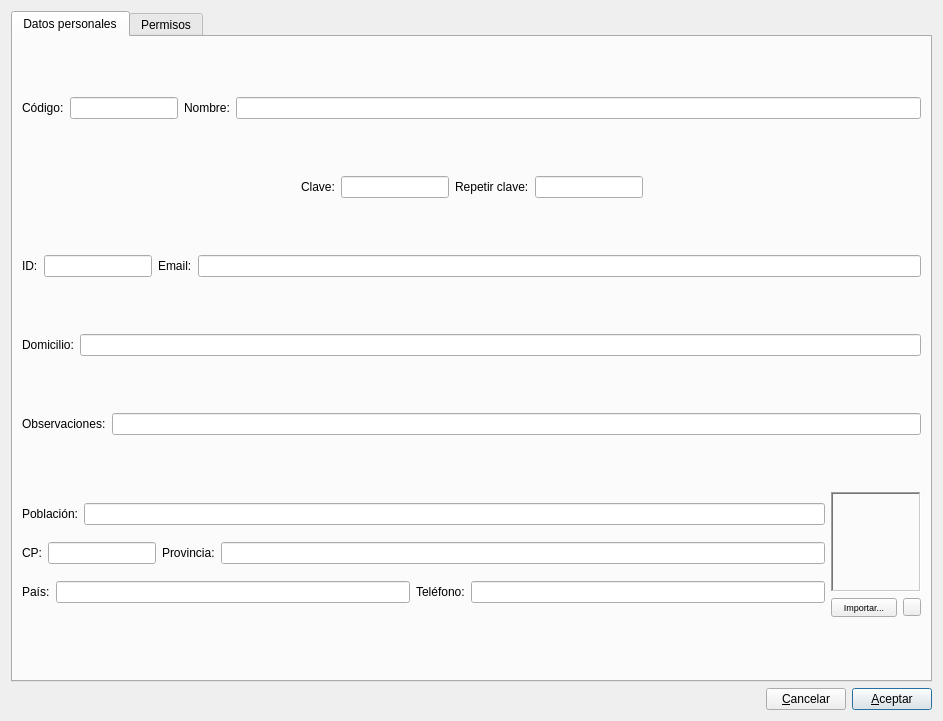
<?xml version="1.0" encoding="UTF-8"?>
<ui version="4.0">
 <class>usuario</class>
 <widget class="QDialog" name="usuario">
  <property name="geometry">
   <rect>
    <x>0</x>
    <y>0</y>
    <width>943</width>
    <height>721</height>
   </rect>
  </property>
  <property name="windowTitle">
   <string>Edición de usuario</string>
  </property>
  <layout class="QVBoxLayout" name="verticalLayout_5">
   <item>
    <widget class="QTabWidget" name="tabWidget">
     <property name="currentIndex">
      <number>0</number>
     </property>
     <widget class="QWidget" name="tab">
      <attribute name="title">
       <string>Datos personales</string>
      </attribute>
      <layout class="QVBoxLayout" name="verticalLayout_4">
       <item>
        <layout class="QHBoxLayout" name="horizontalLayout_2">
         <item>
          <widget class="QLabel" name="label">
           <property name="text">
            <string>Código:</string>
           </property>
          </widget>
         </item>
         <item>
          <widget class="QLineEdit" name="codigolineEdit">
           <property name="sizePolicy">
            <sizepolicy hsizetype="Fixed" vsizetype="Fixed">
             <horstretch>0</horstretch>
             <verstretch>0</verstretch>
            </sizepolicy>
           </property>
           <property name="readOnly">
            <bool>true</bool>
           </property>
          </widget>
         </item>
         <item>
          <widget class="QLabel" name="label_2">
           <property name="text">
            <string>Nombre:</string>
           </property>
          </widget>
         </item>
         <item>
          <widget class="QLineEdit" name="nombrelineEdit"/>
         </item>
        </layout>
       </item>
       <item>
        <layout class="QHBoxLayout" name="horizontalLayout_3">
         <item>
          <spacer name="horizontalSpacer_2">
           <property name="orientation">
            <enum>Qt::Horizontal</enum>
           </property>
           <property name="sizeHint" stdset="0">
            <size>
             <width>40</width>
             <height>20</height>
            </size>
           </property>
          </spacer>
         </item>
         <item>
          <widget class="QLabel" name="label_15">
           <property name="text">
            <string>Clave:</string>
           </property>
          </widget>
         </item>
         <item>
          <widget class="QLineEdit" name="clave1lineEdit">
           <property name="sizePolicy">
            <sizepolicy hsizetype="Fixed" vsizetype="Fixed">
             <horstretch>0</horstretch>
             <verstretch>0</verstretch>
            </sizepolicy>
           </property>
           <property name="echoMode">
            <enum>QLineEdit::Password</enum>
           </property>
          </widget>
         </item>
         <item>
          <widget class="QLabel" name="label_4">
           <property name="text">
            <string>Repetir clave:</string>
           </property>
          </widget>
         </item>
         <item>
          <widget class="QLineEdit" name="clave2lineEdit">
           <property name="sizePolicy">
            <sizepolicy hsizetype="Fixed" vsizetype="Fixed">
             <horstretch>0</horstretch>
             <verstretch>0</verstretch>
            </sizepolicy>
           </property>
           <property name="echoMode">
            <enum>QLineEdit::Password</enum>
           </property>
          </widget>
         </item>
         <item>
          <spacer name="horizontalSpacer_3">
           <property name="orientation">
            <enum>Qt::Horizontal</enum>
           </property>
           <property name="sizeHint" stdset="0">
            <size>
             <width>40</width>
             <height>20</height>
            </size>
           </property>
          </spacer>
         </item>
        </layout>
       </item>
       <item>
        <layout class="QHBoxLayout" name="horizontalLayout_4">
         <item>
          <widget class="QLabel" name="label_5">
           <property name="text">
            <string>ID:</string>
           </property>
          </widget>
         </item>
         <item>
          <widget class="QLineEdit" name="niflineEdit">
           <property name="sizePolicy">
            <sizepolicy hsizetype="Fixed" vsizetype="Fixed">
             <horstretch>0</horstretch>
             <verstretch>0</verstretch>
            </sizepolicy>
           </property>
          </widget>
         </item>
         <item>
          <widget class="QLabel" name="label_6">
           <property name="text">
            <string>Email:</string>
           </property>
          </widget>
         </item>
         <item>
          <widget class="QLineEdit" name="emaillineEdit"/>
         </item>
        </layout>
       </item>
       <item>
        <layout class="QHBoxLayout" name="horizontalLayout_5">
         <item>
          <widget class="QLabel" name="label_7">
           <property name="text">
            <string>Domicilio:</string>
           </property>
          </widget>
         </item>
         <item>
          <widget class="QLineEdit" name="domiciliolineEdit"/>
         </item>
        </layout>
       </item>
       <item>
        <layout class="QHBoxLayout" name="horizontalLayout_6">
         <item>
          <widget class="QLabel" name="label_13">
           <property name="text">
            <string>Observaciones:</string>
           </property>
          </widget>
         </item>
         <item>
          <widget class="QLineEdit" name="observacioneslineEdit"/>
         </item>
        </layout>
       </item>
       <item>
        <layout class="QHBoxLayout" name="horizontalLayout_11">
         <item>
          <layout class="QVBoxLayout" name="verticalLayout_3">
           <item>
            <layout class="QHBoxLayout" name="horizontalLayout_7">
             <item>
              <widget class="QLabel" name="label_8">
               <property name="text">
                <string>Población:</string>
               </property>
              </widget>
             </item>
             <item>
              <widget class="QLineEdit" name="poblacionlineEdit"/>
             </item>
            </layout>
           </item>
           <item>
            <layout class="QHBoxLayout" name="horizontalLayout_8">
             <item>
              <widget class="QLabel" name="label_9">
               <property name="text">
                <string>CP:</string>
               </property>
              </widget>
             </item>
             <item>
              <widget class="QLineEdit" name="cplineEdit">
               <property name="sizePolicy">
                <sizepolicy hsizetype="Fixed" vsizetype="Fixed">
                 <horstretch>0</horstretch>
                 <verstretch>0</verstretch>
                </sizepolicy>
               </property>
              </widget>
             </item>
             <item>
              <widget class="QLabel" name="label_10">
               <property name="text">
                <string>Provincia:</string>
               </property>
              </widget>
             </item>
             <item>
              <widget class="QLineEdit" name="provincialineEdit"/>
             </item>
            </layout>
           </item>
           <item>
            <layout class="QHBoxLayout" name="horizontalLayout_9">
             <item>
              <widget class="QLabel" name="label_12">
               <property name="text">
                <string>País:</string>
               </property>
              </widget>
             </item>
             <item>
              <widget class="QLineEdit" name="paislineEdit"/>
             </item>
             <item>
              <widget class="QLabel" name="label_11">
               <property name="text">
                <string>Teléfono:</string>
               </property>
              </widget>
             </item>
             <item>
              <widget class="QLineEdit" name="tfnolineEdit"/>
             </item>
            </layout>
           </item>
          </layout>
         </item>
         <item>
          <layout class="QVBoxLayout" name="verticalLayout_2">
           <item>
            <widget class="QLabel" name="fotolabel">
             <property name="sizePolicy">
              <sizepolicy hsizetype="Fixed" vsizetype="Fixed">
               <horstretch>0</horstretch>
               <verstretch>0</verstretch>
              </sizepolicy>
             </property>
             <property name="minimumSize">
              <size>
               <width>90</width>
               <height>100</height>
              </size>
             </property>
             <property name="maximumSize">
              <size>
               <width>90</width>
               <height>100</height>
              </size>
             </property>
             <property name="frameShape">
              <enum>QFrame::WinPanel</enum>
             </property>
             <property name="frameShadow">
              <enum>QFrame::Sunken</enum>
             </property>
             <property name="lineWidth">
              <number>0</number>
             </property>
             <property name="text">
              <string/>
             </property>
            </widget>
           </item>
           <item>
            <layout class="QHBoxLayout" name="horizontalLayout_10">
             <item>
              <widget class="QPushButton" name="fotopushButton">
               <property name="sizePolicy">
                <sizepolicy hsizetype="Minimum" vsizetype="Minimum">
                 <horstretch>0</horstretch>
                 <verstretch>0</verstretch>
                </sizepolicy>
               </property>
               <property name="maximumSize">
                <size>
                 <width>66</width>
                 <height>21</height>
                </size>
               </property>
               <property name="font">
                <font>
                 <pointsize>7</pointsize>
                </font>
               </property>
               <property name="text">
                <string>Importar...</string>
               </property>
              </widget>
             </item>
             <item>
              <widget class="QPushButton" name="borrafotopushButton">
               <property name="maximumSize">
                <size>
                 <width>18</width>
                 <height>18</height>
                </size>
               </property>
               <property name="text">
                <string/>
               </property>
               <property name="icon">
                <iconset resource="keme.qrc">
                 <normaloff>:/iconos/graf/borraelem.png</normaloff>:/iconos/graf/borraelem.png</iconset>
               </property>
               <property name="iconSize">
                <size>
                 <width>12</width>
                 <height>12</height>
                </size>
               </property>
              </widget>
             </item>
            </layout>
           </item>
          </layout>
         </item>
        </layout>
       </item>
      </layout>
     </widget>
     <widget class="QWidget" name="tab_2">
      <attribute name="title">
       <string>Permisos</string>
      </attribute>
      <layout class="QVBoxLayout" name="verticalLayout">
       <item>
        <layout class="QGridLayout" name="gridLayout">
         <item row="6" column="2">
          <widget class="QCheckBox" name="checkBox27">
           <property name="text">
            <string>Edición conceptos contables</string>
           </property>
          </widget>
         </item>
         <item row="7" column="1">
          <widget class="QCheckBox" name="checkBox30">
           <property name="text">
            <string>Exportar automáticos</string>
           </property>
          </widget>
         </item>
         <item row="11" column="2">
          <widget class="QCheckBox" name="checkBox47">
           <property name="text">
            <string>Vencimientos anulados</string>
           </property>
          </widget>
         </item>
         <item row="4" column="3">
          <widget class="QCheckBox" name="checkBox20">
           <property name="text">
            <string>Marcar revisado asiento</string>
           </property>
          </widget>
         </item>
         <item row="7" column="2">
          <widget class="QCheckBox" name="checkBox31">
           <property name="text">
            <string>Fin ejercicio</string>
           </property>
          </widget>
         </item>
         <item row="8" column="0">
          <widget class="QCheckBox" name="checkBox33">
           <property name="text">
            <string>Ejecutar regularizaciones</string>
           </property>
          </widget>
         </item>
         <item row="11" column="3">
          <widget class="QCheckBox" name="checkBox48">
           <property name="text">
            <string>IVA soportado</string>
           </property>
          </widget>
         </item>
         <item row="13" column="1">
          <widget class="QCheckBox" name="checkBox54">
           <property name="text">
            <string>Chequear libros de facturas (IVA)</string>
           </property>
          </widget>
         </item>
         <item row="14" column="1">
          <widget class="QCheckBox" name="checkBox58">
           <property name="text">
            <string>Imputaciones cuenta</string>
           </property>
          </widget>
         </item>
         <item row="15" column="0">
          <widget class="QCheckBox" name="checkBox61">
           <property name="text">
            <string>Reasignar imputaciones</string>
           </property>
          </widget>
         </item>
         <item row="18" column="0">
          <widget class="QCheckBox" name="checkBox73">
           <property name="text">
            <string>Preferencias puesto</string>
           </property>
          </widget>
         </item>
         <item row="14" column="2">
          <widget class="QCheckBox" name="checkBox59">
           <property name="text">
            <string>Ver inputaciones diario</string>
           </property>
          </widget>
         </item>
         <item row="14" column="3">
          <widget class="QCheckBox" name="checkBox60">
           <property name="text">
            <string>Intercambia CI diario</string>
           </property>
          </widget>
         </item>
         <item row="14" column="0">
          <widget class="QCheckBox" name="checkBox57">
           <property name="text">
            <string>Edición CI</string>
           </property>
          </widget>
         </item>
         <item row="13" column="2">
          <widget class="QCheckBox" name="checkBox55">
           <property name="text">
            <string>Libro facturas recibidas</string>
           </property>
          </widget>
         </item>
         <item row="10" column="1">
          <widget class="QCheckBox" name="checkBox42">
           <property name="text">
            <string>Asignar vencimientos</string>
           </property>
          </widget>
         </item>
         <item row="7" column="0">
          <widget class="QCheckBox" name="checkBox29">
           <property name="text">
            <string>Ejecutar automáticos</string>
           </property>
          </widget>
         </item>
         <item row="6" column="3">
          <widget class="QCheckBox" name="checkBox28">
           <property name="text">
            <string>Edición asientos automáticos</string>
           </property>
          </widget>
         </item>
         <item row="4" column="2">
          <widget class="QCheckBox" name="checkBox19">
           <property name="text">
            <string>Edición asientos</string>
           </property>
          </widget>
         </item>
         <item row="8" column="3">
          <widget class="QCheckBox" name="checkBox36">
           <property name="text">
            <string>Balance de sumas y saldo</string>
           </property>
          </widget>
         </item>
         <item row="5" column="1">
          <widget class="QCheckBox" name="checkBox22">
           <property name="text">
            <string>Borrar asiento</string>
           </property>
          </widget>
         </item>
         <item row="19" column="2">
          <widget class="QCheckBox" name="checkBox79">
           <property name="text">
            <string>Agrupar TEX en libro</string>
           </property>
          </widget>
         </item>
         <item row="19" column="1">
          <widget class="QCheckBox" name="checkBox78">
           <property name="text">
            <string>Asignar diario</string>
           </property>
          </widget>
         </item>
         <item row="17" column="2">
          <widget class="QCheckBox" name="checkBox71">
           <property name="text">
            <string>Asiento amortizaciones</string>
           </property>
          </widget>
         </item>
         <item row="13" column="3">
          <widget class="QCheckBox" name="checkBox56">
           <property name="text">
            <string>Libro facturas emitidas</string>
           </property>
          </widget>
         </item>
         <item row="4" column="0">
          <widget class="QCheckBox" name="checkBox17">
           <property name="text">
            <string>Importar plan</string>
           </property>
          </widget>
         </item>
         <item row="0" column="1">
          <widget class="QCheckBox" name="checkBox2">
           <property name="text">
            <string>Edición ejercicios contables</string>
           </property>
          </widget>
         </item>
         <item row="0" column="2">
          <widget class="QCheckBox" name="checkBox3">
           <property name="text">
            <string>Habilitar/Deshabilitar períodos</string>
           </property>
          </widget>
         </item>
         <item row="0" column="0">
          <widget class="QCheckBox" name="checkBox1">
           <property name="text">
            <string>Configuración empresa</string>
           </property>
          </widget>
         </item>
         <item row="1" column="0">
          <widget class="QCheckBox" name="checkBox5">
           <property name="text">
            <string>Consultar notas</string>
           </property>
          </widget>
         </item>
         <item row="0" column="3">
          <widget class="QCheckBox" name="checkBox4">
           <property name="text">
            <string>Editar notas</string>
           </property>
          </widget>
         </item>
         <item row="1" column="1">
          <widget class="QCheckBox" name="checkBox6">
           <property name="text">
            <string>Conexión base de datos</string>
           </property>
          </widget>
         </item>
         <item row="1" column="2">
          <widget class="QCheckBox" name="checkBox7">
           <property name="text">
            <string>Gestión de usuarios</string>
           </property>
          </widget>
         </item>
         <item row="1" column="3">
          <widget class="QCheckBox" name="checkBox8">
           <property name="text">
            <string>Crear/borrar base datos</string>
           </property>
          </widget>
         </item>
         <item row="2" column="0">
          <widget class="QCheckBox" name="checkBox9">
           <property name="text">
            <string>Copiar empresa</string>
           </property>
          </widget>
         </item>
         <item row="2" column="1">
          <widget class="QCheckBox" name="checkBox10">
           <property name="text">
            <string>Tablas AEAT/Mercantiles</string>
           </property>
          </widget>
         </item>
         <item row="2" column="2">
          <widget class="QCheckBox" name="checkBox11">
           <property name="text">
            <string>Plan</string>
           </property>
          </widget>
         </item>
         <item row="2" column="3">
          <widget class="QCheckBox" name="checkBox12">
           <property name="text">
            <string>Cuentas auxiliares</string>
           </property>
          </widget>
         </item>
         <item row="3" column="0">
          <widget class="QCheckBox" name="checkBox13">
           <property name="text">
            <string>Datos accesorios cuenta auxiliar</string>
           </property>
          </widget>
         </item>
         <item row="3" column="1">
          <widget class="QCheckBox" name="checkBox14">
           <property name="text">
            <string>Asignar IVA/Retención a cuentas</string>
           </property>
          </widget>
         </item>
         <item row="3" column="2">
          <widget class="QCheckBox" name="checkBox15">
           <property name="text">
            <string>Bloquear cuentas</string>
           </property>
          </widget>
         </item>
         <item row="3" column="3">
          <widget class="QCheckBox" name="checkBox16">
           <property name="text">
            <string>Exportar plan</string>
           </property>
          </widget>
         </item>
         <item row="8" column="1">
          <widget class="QCheckBox" name="checkBox34">
           <property name="text">
            <string>Edición de regularizaciones</string>
           </property>
          </widget>
         </item>
         <item row="9" column="1">
          <widget class="QCheckBox" name="checkBox38">
           <property name="text">
            <string>Conciliación de cuentas</string>
           </property>
          </widget>
         </item>
         <item row="12" column="0">
          <widget class="QCheckBox" name="checkBox49">
           <property name="text">
            <string>IVA repercutido</string>
           </property>
          </widget>
         </item>
         <item row="11" column="1">
          <widget class="QCheckBox" name="checkBox46">
           <property name="text">
            <string>Editar tipos de vencimiento</string>
           </property>
          </widget>
         </item>
         <item row="18" column="1">
          <widget class="QCheckBox" name="checkBox74">
           <property name="text">
            <string>Importar asientos</string>
           </property>
          </widget>
         </item>
         <item row="18" column="2">
          <widget class="QCheckBox" name="checkBox75">
           <property name="text">
            <string>Importar Contaplús</string>
           </property>
          </widget>
         </item>
         <item row="8" column="2">
          <widget class="QCheckBox" name="checkBox35">
           <property name="text">
            <string>Importar regularizaciones</string>
           </property>
          </widget>
         </item>
         <item row="15" column="1">
          <widget class="QCheckBox" name="checkBox62">
           <property name="text">
            <string>Cambiar imputaciones a cuenta</string>
           </property>
          </widget>
         </item>
         <item row="20" column="2">
          <widget class="QCheckBox" name="checkBox83">
           <property name="text">
            <string>Activar visor local</string>
           </property>
          </widget>
         </item>
         <item row="18" column="3">
          <widget class="QCheckBox" name="checkBox76">
           <property name="text">
            <string>Procesar fichero importación</string>
           </property>
          </widget>
         </item>
         <item row="19" column="3">
          <widget class="QCheckBox" name="checkBox80">
           <property name="text">
            <string>Consolidación</string>
           </property>
          </widget>
         </item>
         <item row="20" column="0">
          <widget class="QCheckBox" name="checkBox81">
           <property name="text">
            <string>Copia seguridad</string>
           </property>
          </widget>
         </item>
         <item row="19" column="0">
          <widget class="QCheckBox" name="checkBox77">
           <property name="text">
            <string>Marcar como cerrado ejercicio</string>
           </property>
          </widget>
         </item>
         <item row="7" column="3">
          <widget class="QCheckBox" name="checkBox32">
           <property name="text">
            <string>Tipos de diario</string>
           </property>
          </widget>
         </item>
         <item row="4" column="1">
          <widget class="QCheckBox" name="checkBox18">
           <property name="text">
            <string>Nuevo asiento</string>
           </property>
          </widget>
         </item>
         <item row="11" column="0">
          <widget class="QCheckBox" name="checkBox45">
           <property name="text">
            <string>Asignar tipos vencim. a cuentas</string>
           </property>
          </widget>
         </item>
         <item row="5" column="0">
          <widget class="QCheckBox" name="checkBox21">
           <property name="text">
            <string>Asigna fichero documento</string>
           </property>
          </widget>
         </item>
         <item row="10" column="0">
          <widget class="QCheckBox" name="checkBox41">
           <property name="text">
            <string>Consultar retenciones</string>
           </property>
          </widget>
         </item>
         <item row="5" column="2">
          <widget class="QCheckBox" name="checkBox23">
           <property name="text">
            <string>Filtrar diario</string>
           </property>
          </widget>
         </item>
         <item row="5" column="3">
          <widget class="QCheckBox" name="checkBox24">
           <property name="text">
            <string>Acceso portapales</string>
           </property>
          </widget>
         </item>
         <item row="13" column="0">
          <widget class="QCheckBox" name="checkBox53">
           <property name="text">
            <string>Asignar cuentas a tipos de IVA</string>
           </property>
          </widget>
         </item>
         <item row="6" column="0">
          <widget class="QCheckBox" name="checkBox25">
           <property name="text">
            <string>Cargar espera</string>
           </property>
          </widget>
         </item>
         <item row="6" column="1">
          <widget class="QCheckBox" name="checkBox26">
           <property name="text">
            <string>Imprimir diario</string>
           </property>
          </widget>
         </item>
         <item row="9" column="0">
          <widget class="QCheckBox" name="checkBox37">
           <property name="text">
            <string>Modelos operaciones, 347/340</string>
           </property>
          </widget>
         </item>
         <item row="10" column="3">
          <widget class="QCheckBox" name="checkBox44">
           <property name="text">
            <string>Domiciliaciones bancarias</string>
           </property>
          </widget>
         </item>
         <item row="12" column="2">
          <widget class="QCheckBox" name="checkBox51">
           <property name="text">
            <string>IVA EIB</string>
           </property>
          </widget>
         </item>
         <item row="12" column="3">
          <widget class="QCheckBox" name="checkBox52">
           <property name="text">
            <string>TIPOS DE IVA</string>
           </property>
          </widget>
         </item>
         <item row="9" column="2">
          <widget class="QCheckBox" name="checkBox39">
           <property name="text">
            <string>Importar cuaderno 43</string>
           </property>
          </widget>
         </item>
         <item row="9" column="3">
          <widget class="QCheckBox" name="checkBox40">
           <property name="text">
            <string>Conceptos de conciliación</string>
           </property>
          </widget>
         </item>
         <item row="12" column="1">
          <widget class="QCheckBox" name="checkBox50">
           <property name="text">
            <string>IVA AIB</string>
           </property>
          </widget>
         </item>
         <item row="10" column="2">
          <widget class="QCheckBox" name="checkBox43">
           <property name="text">
            <string>Procesar vencimientos</string>
           </property>
          </widget>
         </item>
         <item row="17" column="3">
          <widget class="QCheckBox" name="checkBox72">
           <property name="text">
            <string>Plan de amortizaciones</string>
           </property>
          </widget>
         </item>
         <item row="16" column="0">
          <widget class="QCheckBox" name="checkBox65">
           <property name="text">
            <string>ECPN Pymes</string>
           </property>
          </widget>
         </item>
         <item row="15" column="2">
          <widget class="QCheckBox" name="checkBox63">
           <property name="text">
            <string>Ejecutar Estados Contables</string>
           </property>
          </widget>
         </item>
         <item row="16" column="3">
          <widget class="QCheckBox" name="checkBox68">
           <property name="text">
            <string>Procesar memoria</string>
           </property>
          </widget>
         </item>
         <item row="16" column="1">
          <widget class="QCheckBox" name="checkBox66">
           <property name="text">
            <string>XML Cuentas</string>
           </property>
          </widget>
         </item>
         <item row="15" column="3">
          <widget class="QCheckBox" name="checkBox64">
           <property name="text">
            <string>Edición estados</string>
           </property>
          </widget>
         </item>
         <item row="16" column="2">
          <widget class="QCheckBox" name="checkBox67">
           <property name="text">
            <string>XML IS</string>
           </property>
          </widget>
         </item>
         <item row="17" column="0">
          <widget class="QCheckBox" name="checkBox69">
           <property name="text">
            <string>Edición presupuestos</string>
           </property>
          </widget>
         </item>
         <item row="17" column="1">
          <widget class="QCheckBox" name="checkBox70">
           <property name="text">
            <string>Previsiones-realizaciones</string>
           </property>
          </widget>
         </item>
         <item row="20" column="1">
          <widget class="QCheckBox" name="checkBox82">
           <property name="text">
            <string>Utilidades contabilidad</string>
           </property>
          </widget>
         </item>
        </layout>
       </item>
       <item>
        <layout class="QHBoxLayout" name="horizontalLayout">
         <item>
          <spacer name="horizontalSpacer">
           <property name="orientation">
            <enum>Qt::Horizontal</enum>
           </property>
           <property name="sizeHint" stdset="0">
            <size>
             <width>40</width>
             <height>20</height>
            </size>
           </property>
          </spacer>
         </item>
         <item>
          <widget class="QPushButton" name="todopushButton">
           <property name="text">
            <string>Chequear &amp;todo</string>
           </property>
           <property name="icon">
            <iconset resource="keme.qrc">
             <normaloff>:/iconos/graf/reload2.png</normaloff>:/iconos/graf/reload2.png</iconset>
           </property>
          </widget>
         </item>
         <item>
          <widget class="QPushButton" name="nadapushButton">
           <property name="text">
            <string>Chequear &amp;nada</string>
           </property>
           <property name="icon">
            <iconset resource="keme.qrc">
             <normaloff>:/iconos/graf/borraelem.png</normaloff>:/iconos/graf/borraelem.png</iconset>
           </property>
          </widget>
         </item>
        </layout>
       </item>
      </layout>
     </widget>
    </widget>
   </item>
   <item>
    <layout class="QHBoxLayout" name="horizontalLayout_12">
     <item>
      <spacer name="horizontalSpacer_4">
       <property name="orientation">
        <enum>Qt::Horizontal</enum>
       </property>
       <property name="sizeHint" stdset="0">
        <size>
         <width>40</width>
         <height>20</height>
        </size>
       </property>
      </spacer>
     </item>
     <item>
      <widget class="QPushButton" name="cancelarpushButton">
       <property name="text">
        <string>&amp;Cancelar</string>
       </property>
       <property name="icon">
        <iconset resource="keme.qrc">
         <normaloff>:/iconos/graf/borrar.png</normaloff>:/iconos/graf/borrar.png</iconset>
       </property>
      </widget>
     </item>
     <item>
      <widget class="QPushButton" name="aceptarpushButton">
       <property name="text">
        <string>&amp;Aceptar</string>
       </property>
       <property name="icon">
        <iconset resource="keme.qrc">
         <normaloff>:/iconos/graf/check2.png</normaloff>:/iconos/graf/check2.png</iconset>
       </property>
       <property name="default">
        <bool>true</bool>
       </property>
      </widget>
     </item>
    </layout>
   </item>
  </layout>
 </widget>
 <tabstops>
  <tabstop>tabWidget</tabstop>
  <tabstop>codigolineEdit</tabstop>
  <tabstop>nombrelineEdit</tabstop>
  <tabstop>clave1lineEdit</tabstop>
  <tabstop>clave2lineEdit</tabstop>
  <tabstop>niflineEdit</tabstop>
  <tabstop>emaillineEdit</tabstop>
  <tabstop>domiciliolineEdit</tabstop>
  <tabstop>observacioneslineEdit</tabstop>
  <tabstop>poblacionlineEdit</tabstop>
  <tabstop>cplineEdit</tabstop>
  <tabstop>provincialineEdit</tabstop>
  <tabstop>paislineEdit</tabstop>
  <tabstop>tfnolineEdit</tabstop>
  <tabstop>fotopushButton</tabstop>
  <tabstop>borrafotopushButton</tabstop>
  <tabstop>checkBox2</tabstop>
  <tabstop>checkBox3</tabstop>
  <tabstop>checkBox56</tabstop>
  <tabstop>todopushButton</tabstop>
  <tabstop>nadapushButton</tabstop>
  <tabstop>cancelarpushButton</tabstop>
  <tabstop>aceptarpushButton</tabstop>
 </tabstops>
 <resources>
  <include location="keme.qrc"/>
 </resources>
 <connections>
  <connection>
   <sender>cancelarpushButton</sender>
   <signal>clicked()</signal>
   <receiver>usuario</receiver>
   <slot>reject()</slot>
   <hints>
    <hint type="sourcelabel">
     <x>724</x>
     <y>464</y>
    </hint>
    <hint type="destinationlabel">
     <x>681</x>
     <y>454</y>
    </hint>
   </hints>
  </connection>
 </connections>
</ui>
